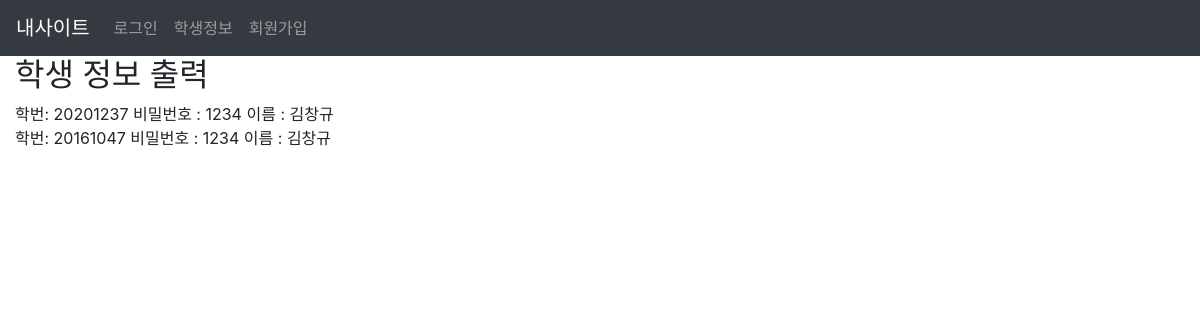
/getinfo, run on an earlier commit of the app's database.
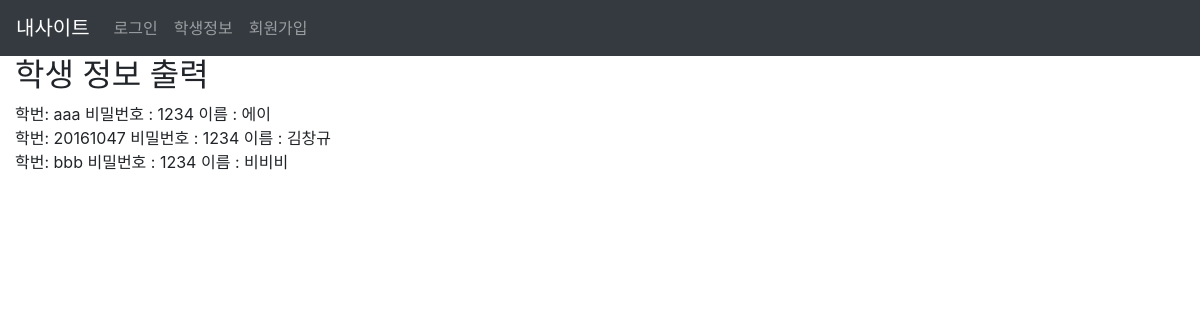
And on a later commit of the database.
### tables this page shows
CREATE TABLE "users" (
                "id"    varchar(50),
                "pw"    varchar(50),
                "name"  varchar(50),
                PRIMARY KEY ("id")
            );

### app.py (the view)
@app.route('/getinfo')
def getinfo():
    ret = dbdb.select_all()
    print(ret)
    return render_template('getinfo.html', data=ret)

### dbdb.py (called while the page is built)
def dbcon():
    return sqlite3.connect('mydb.db')

def select_all():
    ret = list()
    try:
        db = dbcon()
        c = db.cursor()
        c.execute('SELECT * FROM users')
        ret = c.fetchall()
    except Exception as e:
        print('db error:', e)
    finally:
        db.cursor()
    return ret

### templates/getinfo.html (shortened to what this page needs)
{% extends "layout.html" %}
{% block head %}
    {{ super() }}
{% endblock %}
{% block content %}
<h2>학생 정보 출력</h2>
{% for i in data %}
    학번: {{ i[0] }} 비밀번호 : {{ i[1] }} 이름 : {{i[2]}}<br>
{% endfor %}
{% endblock %}

### templates/layout.html (shortened to what this page needs)
<!DOCTYPE html>
<html>
    <head>
        {% block head %}
        <link rel="stylesheet" href="https://maxcdn.bootstrapcdn.com/bootstrap/4.5.0/css/bootstrap.min.css">
        {% endblock %}
    </head>
    <body>
        <nav class="navbar navbar-expand-sm bg-dark navbar-dark">
             <a class="navbar-brand" href="/">내사이트</a>
            <ul class="navbar-nav">
                <li class="nav-item">
                    <a class="nav-link" href="{{ url_for('login') }}">로그인</a>
                </li>
                <li class="nav-item">
                    <a class="nav-link" href="{{ url_for('getinfo') }}">학생정보</a>
                </li>
                <li class="nav-item">
                    <a class="nav-link" href="{{ url_for('join') }}">회원가입</a>
                </li>
            </ul>
        </nav>
        <div class="container-fluid">
            <div id="content">{% block content %}{% endblock %}</div>
        </div>
    </body>
</html>

What changed in the data, as far as the page shows it:
removed users: id "20201237", pw "1234", name "김창규"
added users: id "aaa", pw "1234", name "에이"
added users: id "bbb", pw "1234", name "비비비"
